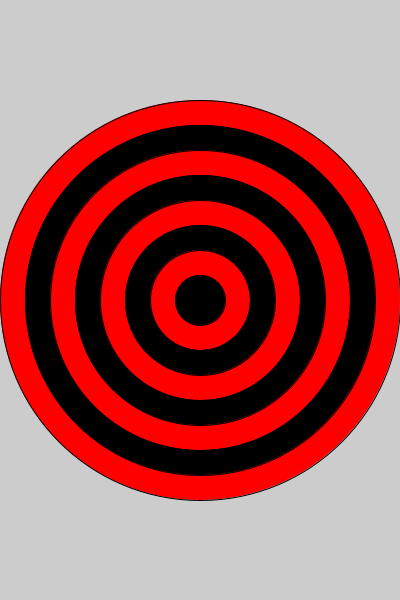
Frame 1 (no input)
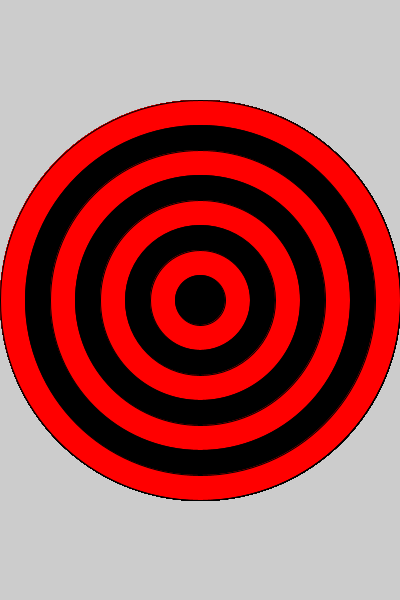
Frame 60 (the mouse pressed at the canvas centre just before this capture)
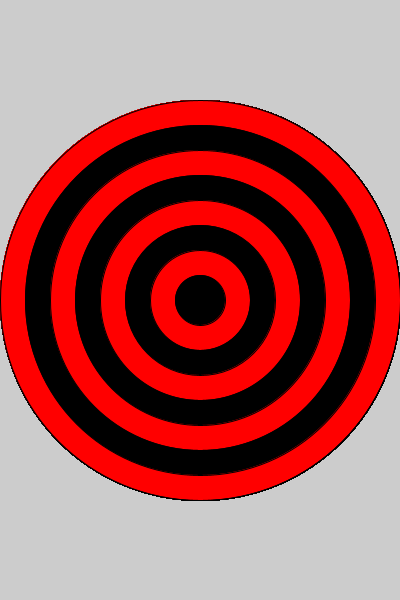
Frame 120 (the mouse held since frame 60 and released just before this capture)

The Processing sketch that drew these frames (run headless with seeded random() and noise(); from frame 60 on, the mouse is pressed at the canvas centre):

// Processing sketch: Bullseye__
// ── Bullseye__.pde
void setup() {
  size(400, 600);
}

void draw() {
  int size = 400;
  int mod;
  for (int i = 0; i<8; i++) {
    mod=i%2; 
    if (mod==0){
    fill(255, 0, 0);
    }
    else {
      fill(0, 0, 0);
    }
    ellipse(200, 300, size, size);
    size-=50;
  }
}
